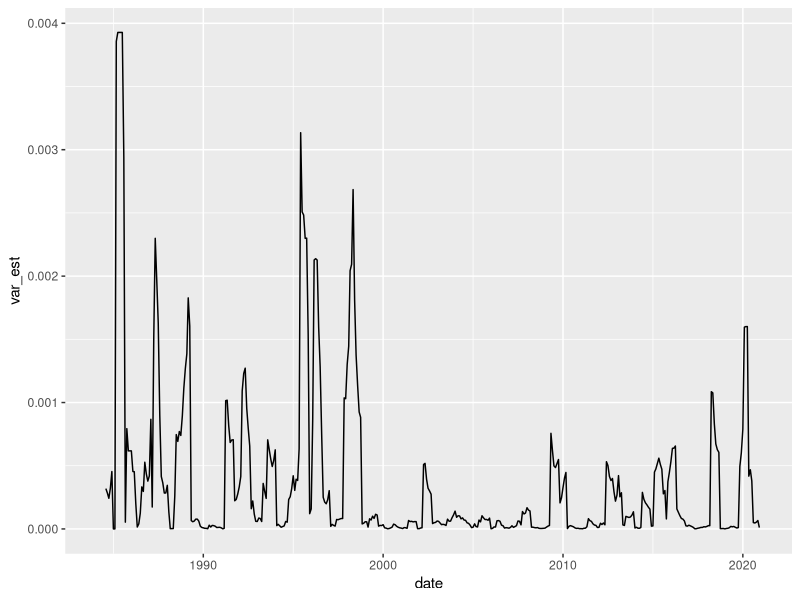

Write R code to recreate this figure.
library(tidyverse)
library(zoo)

df <- read_csv('ajc-satellite/data/lake-lanier-water.csv')[, 2:11]

dfl <- df %>% select(date, prop_water, prop_obs) %>% mutate(
    var_est = rollapplyr(
        prop_water, 6, var, na.rm = TRUE, fill = NA
    ))

dfl %>% ggplot(aes(x = date, y = var_est)) + geom_line()
